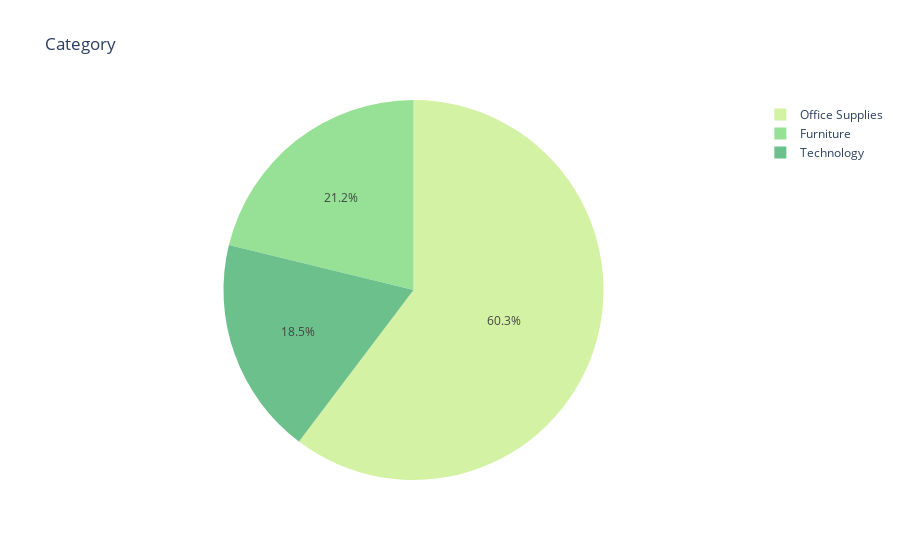

Notebook code cell kept with this figure:
### Code cell
fig = px.pie(df,names='Category',title='Category',values=np.ones(df.shape[0])
             ,color_discrete_sequence=px.colors.sequential.Emrld)
fig.show()

### Figure 1 — Plotly figure (JSON) as saved in the notebook; plotly's stock layout.template omitted (floating-point values rounded to 4 significant figures; data arrays with more than 128 entries replaced by an {"elided": "..."} marker saying what was removed)
{"data": [{"domain": {"x": [0, 1], "y": [0, 1]}, "hovertemplate": "Category=%{label}<br>value=%{value}<extra></extra>", "labels": {"elided": "9800 str values"}, "legendgroup": "", "name": "", "showlegend": true, "type": "pie", "values": {"elided": "9800 int values"}}], "layout": {"legend": {"tracegroupgap": 0}, "piecolorway": ["rgb(211, 242, 163)", "rgb(151, 225, 150)", "rgb(108, 192, 139)", "rgb(76, 155, 130)", "rgb(33, 122, 121)", "rgb(16, 89, 101)", "rgb(7, 64, 80)"], "title": {"text": "Category"}}}
